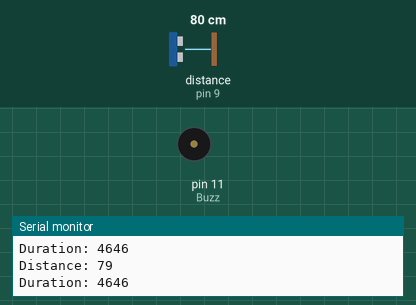
This sketch was run on a simulated Arduino Uno, built with avr-gcc and run on an emulated ATmega328P. Parts: buzzer (waves = sounding), the last lines printed to the serial monitor. Wiring (inferred from the names in the program): ultrasonic range finder: trigger pin 8; echo pin 9. Inputs (shaded band) come from the test bench; at power-on: distance to the obstacle (sensor on pin 9) 80 cm. The echo pulse lasts 58.3 µs per cm.

Above: at 1.2 s.
1.3 s: distance to the obstacle (sensor on pin 9) set to 67 cm
4.3 s: distance to the obstacle (sensor on pin 9) set to 59 cm
At 5.5 s:
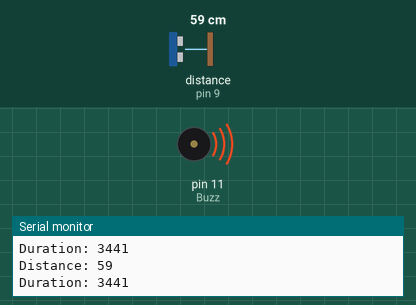
5.8 s: distance to the obstacle (sensor on pin 9) set to 6 cm
At 6.8 s:
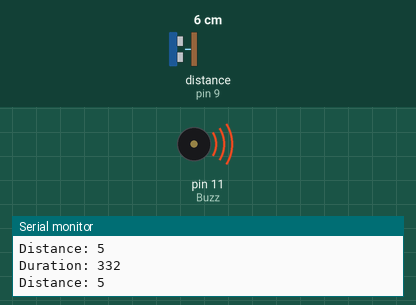
8.8 s: distance to the obstacle (sensor on pin 9) set to 3 cm
At 9.9 s:
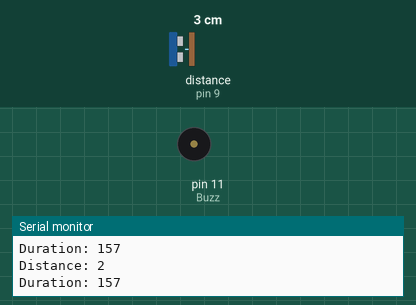
13.3 s: distance to the obstacle (sensor on pin 9) set to 18 cm
At 13.9 s:
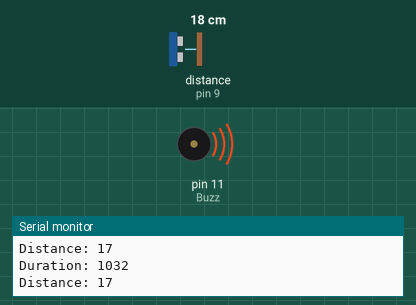
Timing chart, 0 to 16.3 s (numbered marks = the images above; inputs shaded):
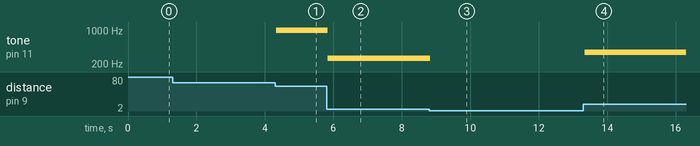

Measured:
- the behaviour switches between 65 and 64 cm on distance to the obstacle (sensor on pin 9) (found by bisection; images 0 and 1)
- the behaviour switches between 5 and 4 cm on distance to the obstacle (sensor on pin 9) (found by bisection; images 2 and 3)
- after the input at 4.3 s, tone on pin 11 (Buzz): silent → 988 Hz at once
- after the input at 5.8 s, tone on pin 11 (Buzz): 988 Hz → 262 Hz at once
- after the input at 8.8 s, tone on pin 11 (Buzz): 262 Hz → silent at once
- after the input at 13.3 s, tone on pin 11 (Buzz): silent → 349 Hz after 0.05 s

The sketch:

ultrasonic2_discreet.ino
```cpp
const int echoPin = 9;
const int trigPin = 8;
const int Buzz = 11;

//int note = 262;                              // middle C

int c4 = 262;                                  // middle C
int d4 = 294;
int e4 = 330;
int f4 = 349;
int g4 = 392;
int a4 = 440;
int b4 = 494;
int c5 = 523;
int d5 = 587;
int e5 = 659;
int f5 = 698;
int g5 = 784;
int a5 = 880;
int b5 = 988;
int c6 = 1047;
int notes[] = {c4, d4, e4, f4, g4, a4, b4, c5, d5, e5, f5, g5, a5, b5, c6};       // array storing all notes

long duration, distance;

void setup() {
  pinMode(trigPin, OUTPUT);
  pinMode(echoPin, INPUT);
  Serial.begin(9600);

  pinMode(Buzz, OUTPUT);
}

void loop() {
  digitalWrite(trigPin, LOW);                 // init -- clearing trig pin
  delayMicroseconds(2);

  digitalWrite(trigPin, HIGH);                // sending out ultrasonic signal
  delayMicroseconds(10);
  digitalWrite(trigPin, LOW);

  duration = pulseIn(echoPin,HIGH);           // catch the signal from the echo pin when it arrives

  Serial.print("Duration: ");
  Serial.println(duration);

  distance = (duration/2)/29.1;                 // formula for converting time into distance (cm)
                                              // using speed of sound = 340 m/s

  Serial.print("Distance: ");
  Serial.println(distance);                   // println prints thing in brackets and adds new line

  if (distance >= 4 && distance <= 63)
  {
    if (distance >= 4 && distance <= 7)      //For a distance between 4 and 7, it plays C4 (middle C)
      tone(Buzz, notes[0]);
    else if (distance >= 8 && distance <= 11)
        tone(Buzz, notes[1]);      //For a distance between 8 and 11, it plays D4
    else if (distance >= 12 && distance <= 15)
        tone(Buzz, notes[2]);      //For a distance between 12 and 15, it plays E4
    else if (distance >= 16 && distance <= 19)
        tone(Buzz, notes[3]);      //For a distance between 16 and 19, it plays F4
    else if (distance >= 20 && distance <= 23)
        tone(Buzz, notes[4]);      //For a distance between 20 and 23, it plays G4
    else if (distance >= 24 && distance <= 27)
        tone(Buzz, notes[5]);      //For a distance between 24 and 27, it plays A4
    else if (distance >= 28 && distance <= 31)
        tone(Buzz, notes[6]);      //For a distance between 28 and 31, it plays B4
    else if (distance >= 32 && distance <= 35)
        tone(Buzz, notes[7]);      //For a distance between 32 and 35, it plays C5
    else if (distance >= 36 && distance <= 39)
        tone(Buzz, notes[8]);      //For a distance between 36 and 39, it plays D5
    else if (distance >= 40 && distance <= 43)
        tone(Buzz, notes[9]);      //For a distance between 40 and 43, it plays E5
    else if (distance >= 44 && distance <= 47)
        tone(Buzz, notes[10]);      //For a distance between 44 and 47, it plays F5
    else if (distance >= 48 && distance <= 51)
        tone(Buzz, notes[11]);      //For a distance between 48 and 51, it plays G5
    else if (distance >= 52 && distance <= 55)
        tone(Buzz, notes[12]);      //For a distance between 52 and 55, it plays A5
    else if (distance >= 56 && distance <= 59)
        tone(Buzz, notes[13]);      //For a distance between 56 and 59, it plays B5
    else if (distance >= 60 && distance <= 63)
        tone(Buzz, notes[14]);      //For a distance between 60 and 63, it plays C6
  }

  else {
    noTone(Buzz);
  }
}
```
